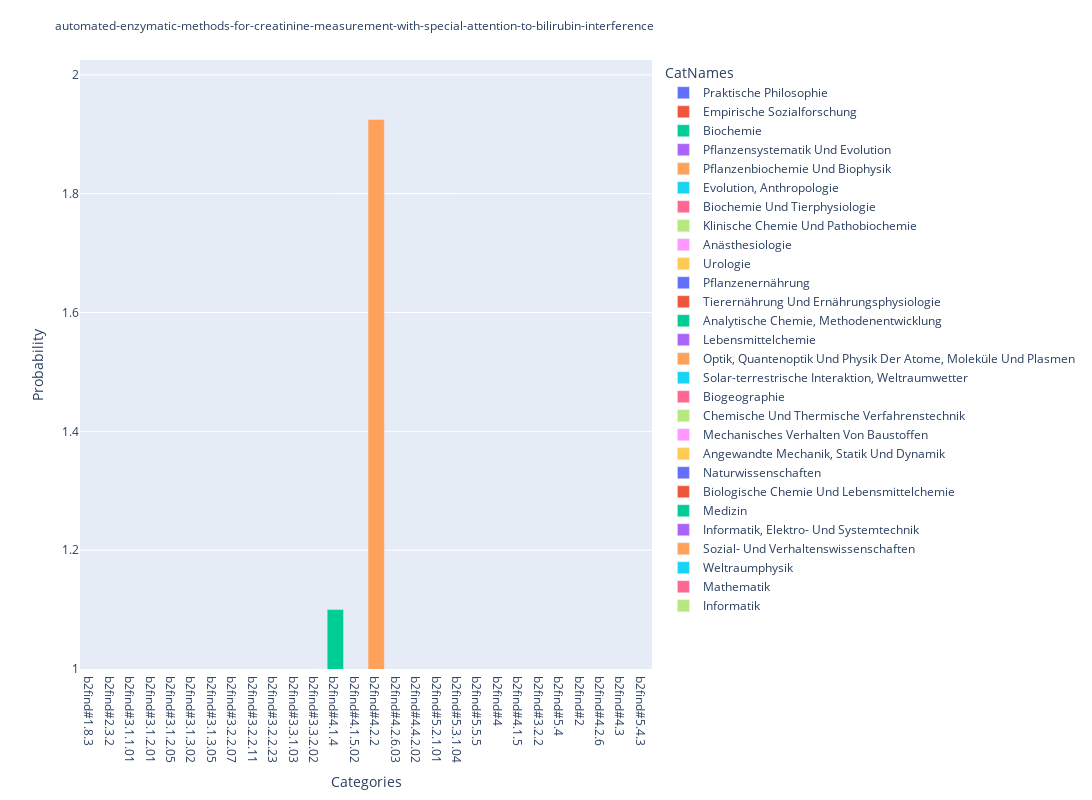

The cell this chart's notebook holds for it:
### Code cell
# PDF Picker
glob = pdfPath.glob('**/*')
pdfs = [(f.stem,f) for f in glob if f.is_file()][:100]
fileSelect = widgets.Dropdown(options=pdfs,description='PDFs:',disabled=False,)
fileSelect.observe(calcEverything)
fileSelect

### Figure 1 — Plotly figure (JSON) as saved in the notebook; plotly's stock layout.template omitted (floating-point values rounded to 4 significant figures)
{"data": [{"alignmentgroup": "True", "hovertemplate": "CatNames=Praktische Philosophie<br>Categories=%{x}<br>Probability=%{y}<extra></extra>", "legendgroup": "Praktische Philosophie", "marker": {"color": "#636efa", "pattern": {"shape": ""}}, "name": "Praktische Philosophie", "offsetgroup": "Praktische Philosophie", "orientation": "v", "showlegend": true, "textposition": "auto", "type": "bar", "x": ["b2find#1.8.3"], "xaxis": "x", "y": [0.0005], "yaxis": "y"}, {"alignmentgroup": "True", "hovertemplate": "CatNames=Empirische Sozialforschung<br>Categories=%{x}<br>Probability=%{y}<extra></extra>", "legendgroup": "Empirische Sozialforschung", "marker": {"color": "#EF553B", "pattern": {"shape": ""}}, "name": "Empirische Sozialforschung", "offsetgroup": "Empirische Sozialforschung", "orientation": "v", "showlegend": true, "textposition": "auto", "type": "bar", "x": ["b2find#2.3.2"], "xaxis": "x", "y": [0.00175], "yaxis": "y"}, {"alignmentgroup": "True", "hovertemplate": "CatNames=Biochemie<br>Categories=%{x}<br>Probability=%{y}<extra></extra>", "legendgroup": "Biochemie", "marker": {"color": "#00cc96", "pattern": {"shape": ""}}, "name": "Biochemie", "offsetgroup": "Biochemie", "orientation": "v", "showlegend": true, "textposition": "auto", "type": "bar", "x": ["b2find#3.1.1.01"], "xaxis": "x", "y": [0.625], "yaxis": "y"}, {"alignmentgroup": "True", "hovertemplate": "CatNames=Pflanzensystematik Und Evolution<br>Categories=%{x}<br>Probability=%{y}<extra></extra>", "legendgroup": "Pflanzensystematik Und Evolution", "marker": {"color": "#ab63fa", "pattern": {"shape": ""}}, "name": "Pflanzensystematik Und Evolution", "offsetgroup": "Pflanzensystematik Und Evolution", "orientation": "v", "showlegend": true, "textposition": "auto", "type": "bar", "x": ["b2find#3.1.2.01"], "xaxis": "x", "y": [0.0625], "yaxis": "y"}, {"alignmentgroup": "True", "hovertemplate": "CatNames=Pflanzenbiochemie Und Biophysik<br>Categories=%{x}<br>Probability=%{y}<extra></extra>", "legendgroup": "Pflanzenbiochemie Und Biophysik", "marker": {"color": "#FFA15A", "pattern": {"shape": ""}}, "name": "Pflanzenbiochemie Und Biophysik", "offsetgroup": "Pflanzenbiochemie Und Biophysik", "orientation": "v", "showlegend": true, "textposition": "auto", "type": "bar", "x": ["b2find#3.1.2.05"], "xaxis": "x", "y": [0.525], "yaxis": "y"}, {"alignmentgroup": "True", "hovertemplate": "CatNames=Evolution, Anthropologie<br>Categories=%{x}<br>Probability=%{y}<extra></extra>", "legendgroup": "Evolution, Anthropologie", "marker": {"color": "#19d3f3", "pattern": {"shape": ""}}, "name": "Evolution, Anthropologie", "offsetgroup": "Evolution, Anthropologie", "orientation": "v", "showlegend": true, "textposition": "auto", "type": "bar", "x": ["b2find#3.1.3.02"], "xaxis": "x", "y": [0.09375], "yaxis": "y"}, {"alignmentgroup": "True", "hovertemplate": "CatNames=Biochemie Und Tierphysiologie<br>Categories=%{x}<br>Probability=%{y}<extra></extra>", "legendgroup": "Biochemie Und Tierphysiologie", "marker": {"color": "#FF6692", "pattern": {"shape": ""}}, "name": "Biochemie Und Tierphysiologie", "offsetgroup": "Biochemie Und Tierphysiologie", "orientation": "v", "showlegend": true, "textposition": "auto", "type": "bar", "x": ["b2find#3.1.3.05"], "xaxis": "x", "y": [0.6], "yaxis": "y"}, {"alignmentgroup": "True", "hovertemplate": "CatNames=Klinische Chemie Und Pathobiochemie<br>Categories=%{x}<br>Probability=%{y}<extra></extra>", "legendgroup": "Klinische Chemie Und Pathobiochemie", "marker": {"color": "#B6E880", "pattern": {"shape": ""}}, "name": "Klinische Chemie Und Pathobiochemie", "offsetgroup": "Klinische Chemie Und Pathobiochemie", "orientation": "v", "showlegend": true, "textposition": "auto", "type": "bar", "x": ["b2find#3.2.2.07"], "xaxis": "x", "y": [0.4062], "yaxis": "y"}, {"alignmentgroup": "True", "hovertemplate": "CatNames=Anästhesiologie<br>Categories=%{x}<br>Probability=%{y}<extra></extra>", "legendgroup": "Anästhesiologie", "marker": {"color": "#FF97FF", "pattern": {"shape": ""}}, "name": "Anästhesiologie", "offsetgroup": "Anästhesiologie", "orientation": "v", "showlegend": true, "textposition": "auto", "type": "bar", "x": ["b2find#3.2.2.11"], "xaxis": "x", "y": [0.275], "yaxis": "y"}, {"alignmentgroup": "True", "hovertemplate": "CatNames=Urologie<br>Categories=%{x}<br>Probability=%{y}<extra></extra>", "legendgroup": "Urologie", "marker": {"color": "#FECB52", "pattern": {"shape": ""}}, "name": "Urologie", "offsetgroup": "Urologie", "orientation": "v", "showlegend": true, "textposition": "auto", "type": "bar", "x": ["b2find#3.2.2.23"], "xaxis": "x", "y": [0.4125], "yaxis": "y"}, {"alignmentgroup": "True", "hovertemplate": "CatNames=Pflanzenernährung<br>Categories=%{x}<br>Probability=%{y}<extra></extra>", "legendgroup": "Pflanzenernährung", "marker": {"color": "#636efa", "pattern": {"shape": ""}}, "name": "Pflanzenernährung", "offsetgroup": "Pflanzenernährung", "orientation": "v", "showlegend": true, "textposition": "auto", "type": "bar", "x": ["b2find#3.3.1.03"], "xaxis": "x", "y": [0.2], "yaxis": "y"}, {"alignmentgroup": "True", "hovertemplate": "CatNames=Tierernährung Und Ernährungsphysiologie<br>Categories=%{x}<br>Probability=%{y}<extra></extra>", "legendgroup": "Tierernährung Und Ernährungsphysiologie", "marker": {"color": "#EF553B", "pattern": {"shape": ""}}, "name": "Tierernährung Und Ernährungsphysiologie", "offsetgroup": "Tierernährung Und Ernährungsphysiologie", "orientation": "v", "showlegend": true, "textposition": "auto", "type": "bar", "x": ["b2find#3.3.2.02"], "xaxis": "x", "y": [1], "yaxis": "y"}, {"alignmentgroup": "True", "hovertemplate": "CatNames=Analytische Chemie, Methodenentwicklung<br>Categories=%{x}<br>Probability=%{y}<extra></extra>", "legendgroup": "Analytische Chemie, Methodenentwicklung", "marker": {"color": "#00cc96", "pattern": {"shape": ""}}, "name": "Analytische Chemie, Methodenentwicklung", "offsetgroup": "Analytische Chemie, Methodenentwicklung", "orientation": "v", "showlegend": true, "textposition": "auto", "type": "bar", "x": ["b2find#4.1.4"], "xaxis": "x", "y": [1.1], "yaxis": "y"}, {"alignmentgroup": "True", "hovertemplate": "CatNames=Lebensmittelchemie<br>Categories=%{x}<br>Probability=%{y}<extra></extra>", "legendgroup": "Lebensmittelchemie", "marker": {"color": "#ab63fa", "pattern": {"shape": ""}}, "name": "Lebensmittelchemie", "offsetgroup": "Lebensmittelchemie", "orientation": "v", "showlegend": true, "textposition": "auto", "type": "bar", "x": ["b2find#4.1.5.02"], "xaxis": "x", "y": [0.675], "yaxis": "y"}, {"alignmentgroup": "True", "hovertemplate": "CatNames=Optik, Quantenoptik Und Physik Der Atome, Moleküle Und Plasmen<br>Categories=%{x}<br>Probability=%{y}<extra></extra>", "legendgroup": "Optik, Quantenoptik Und Physik Der Atome, Moleküle Und Plasmen", "marker": {"color": "#FFA15A", "pattern": {"shape": ""}}, "name": "Optik, Quantenoptik Und Physik Der Atome, Moleküle Und Plasmen", "offsetgroup": "Optik, Quantenoptik Und Physik Der Atome, Moleküle Und Plasmen", "orientation": "v", "showlegend": true, "textposition": "auto", "type": "bar", "x": ["b2find#4.2.2"], "xaxis": "x", "y": [1.925], "yaxis": "y"}, {"alignmentgroup": "True", "hovertemplate": "CatNames=Solar-terrestrische Interaktion, Weltraumwetter<br>Categories=%{x}<br>Probability=%{y}<extra></extra>", "legendgroup": "Solar-terrestrische Interaktion, Weltraumwetter", "marker": {"color": "#19d3f3", "pattern": {"shape": ""}}, "name": "Solar-terrestrische Interaktion, Weltraumwetter", "offsetgroup": "Solar-terrestrische Interaktion, Weltraumwetter", "orientation": "v", "showlegend": true, "textposition": "auto", "type": "bar", "x": ["b2find#4.2.6.03"], "xaxis": "x", "y": [0.05625], "yaxis": "y"}, {"alignmentgroup": "True", "hovertemplate": "CatNames=Biogeographie<br>Categories=%{x}<br>Probability=%{y}<extra></extra>", "legendgroup": "Biogeographie", "marker": {"color": "#FF6692", "pattern": {"shape": ""}}, "name": "Biogeographie", "offsetgroup": "Biogeographie", "orientation": "v", "showlegend": true, "textposition": "auto", "type": "bar", "x": ["b2find#4.4.2.02"], "xaxis": "x", "y": [0.1062], "yaxis": "y"}, {"alignmentgroup": "True", "hovertemplate": "CatNames=Chemische Und Thermische Verfahrenstechnik<br>Categories=%{x}<br>Probability=%{y}<extra></extra>", "legendgroup": "Chemische Und Thermische Verfahrenstechnik", "marker": {"color": "#B6E880", "pattern": {"shape": ""}}, "name": "Chemische Und Thermische Verfahrenstechnik", "offsetgroup": "Chemische Und Thermische Verfahrenstechnik", "orientation": "v", "showlegend": true, "textposition": "auto", "type": "bar", "x": ["b2find#5.2.1.01"], "xaxis": "x", "y": [0.1062], "yaxis": "y"}, {"alignmentgroup": "True", "hovertemplate": "CatNames=Mechanisches Verhalten Von Baustoffen<br>Categories=%{x}<br>Probability=%{y}<extra></extra>", "legendgroup": "Mechanisches Verhalten Von Baustoffen", "marker": {"color": "#FF97FF", "pattern": {"shape": ""}}, "name": "Mechanisches Verhalten Von Baustoffen", "offsetgroup": "Mechanisches Verhalten Von Baustoffen", "orientation": "v", "showlegend": true, "textposition": "auto", "type": "bar", "x": ["b2find#5.3.1.04"], "xaxis": "x", "y": [0.7875], "yaxis": "y"}, {"alignmentgroup": "True", "hovertemplate": "CatNames=Angewandte Mechanik, Statik Und Dynamik<br>Categories=%{x}<br>Probability=%{y}<extra></extra>", "legendgroup": "Angewandte Mechanik, Statik Und Dynamik", "marker": {"color": "#FECB52", "pattern": {"shape": ""}}, "name": "Angewandte Mechanik, Statik Und Dynamik", "offsetgroup": "Angewandte Mechanik, Statik Und Dynamik", "orientation": "v", "showlegend": true, "textposition": "auto", "type": "bar", "x": ["b2find#5.5.5"], "xaxis": "x", "y": [0.275], "yaxis": "y"}, {"alignmentgroup": "True", "hovertemplate": "CatNames=Naturwissenschaften<br>Categories=%{x}<br>Probability=%{y}<extra></extra>", "legendgroup": "Naturwissenschaften", "marker": {"color": "#636efa", "pattern": {"shape": ""}}, "name": "Naturwissenschaften", "offsetgroup": "Naturwissenschaften", "orientation": "v", "showlegend": true, "textposition": "auto", "type": "bar", "x": ["b2find#4"], "xaxis": "x", "y": [0.4312], "yaxis": "y"}, {"alignmentgroup": "True", "hovertemplate": "CatNames=Biologische Chemie Und Lebensmittelchemie<br>Categories=%{x}<br>Probability=%{y}<extra></extra>", "legendgroup": "Biologische Chemie Und Lebensmittelchemie", "marker": {"color": "#EF553B", "pattern": {"shape": ""}}, "name": "Biologische Chemie Und Lebensmittelchemie", "offsetgroup": "Biologische Chemie Und Lebensmittelchemie", "orientation": "v", "showlegend": true, "textposition": "auto", "type": "bar", "x": ["b2find#4.1.5"], "xaxis": "x", "y": [0.51], "yaxis": "y"}, {"alignmentgroup": "True", "hovertemplate": "CatNames=Medizin<br>Categories=%{x}<br>Probability=%{y}<extra></extra>", "legendgroup": "Medizin", "marker": {"color": "#00cc96", "pattern": {"shape": ""}}, "name": "Medizin", "offsetgroup": "Medizin", "orientation": "v", "showlegend": true, "textposition": "auto", "type": "bar", "x": ["b2find#3.2.2"], "xaxis": "x", "y": [0.7125], "yaxis": "y"}, {"alignmentgroup": "True", "hovertemplate": "CatNames=Informatik, Elektro- Und Systemtechnik<br>Categories=%{x}<br>Probability=%{y}<extra></extra>", "legendgroup": "Informatik, Elektro- Und Systemtechnik", "marker": {"color": "#ab63fa", "pattern": {"shape": ""}}, "name": "Informatik, Elektro- Und Systemtechnik", "offsetgroup": "Informatik, Elektro- Und Systemtechnik", "orientation": "v", "showlegend": true, "textposition": "auto", "type": "bar", "x": ["b2find#5.4"], "xaxis": "x", "y": [0.1], "yaxis": "y"}, {"alignmentgroup": "True", "hovertemplate": "CatNames=Sozial- Und Verhaltenswissenschaften<br>Categories=%{x}<br>Probability=%{y}<extra></extra>", "legendgroup": "Sozial- Und Verhaltenswissenschaften", "marker": {"color": "#FFA15A", "pattern": {"shape": ""}}, "name": "Sozial- Und Verhaltenswissenschaften", "offsetgroup": "Sozial- Und Verhaltenswissenschaften", "orientation": "v", "showlegend": true, "textposition": "auto", "type": "bar", "x": ["b2find#2"], "xaxis": "x", "y": [0.1125], "yaxis": "y"}, {"alignmentgroup": "True", "hovertemplate": "CatNames=Weltraumphysik<br>Categories=%{x}<br>Probability=%{y}<extra></extra>", "legendgroup": "Weltraumphysik", "marker": {"color": "#19d3f3", "pattern": {"shape": ""}}, "name": "Weltraumphysik", "offsetgroup": "Weltraumphysik", "orientation": "v", "showlegend": true, "textposition": "auto", "type": "bar", "x": ["b2find#4.2.6"], "xaxis": "x", "y": [0.08125], "yaxis": "y"}, {"alignmentgroup": "True", "hovertemplate": "CatNames=Mathematik<br>Categories=%{x}<br>Probability=%{y}<extra></extra>", "legendgroup": "Mathematik", "marker": {"color": "#FF6692", "pattern": {"shape": ""}}, "name": "Mathematik", "offsetgroup": "Mathematik", "orientation": "v", "showlegend": true, "textposition": "auto", "type": "bar", "x": ["b2find#4.3"], "xaxis": "x", "y": [0.0875], "yaxis": "y"}, {"alignmentgroup": "True", "hovertemplate": "CatNames=Informatik<br>Categories=%{x}<br>Probability=%{y}<extra></extra>", "legendgroup": "Informatik", "marker": {"color": "#B6E880", "pattern": {"shape": ""}}, "name": "Informatik", "offsetgroup": "Informatik", "orientation": "v", "showlegend": true, "textposition": "auto", "type": "bar", "x": ["b2find#5.4.3"], "xaxis": "x", "y": [0.1125], "yaxis": "y"}], "layout": {"annotations": [{"align": "left", "bordercolor": "white", "borderwidth": 1, "hovertext": "User Keywords", "showarrow": false, "text": "", "x": 1.2, "xanchor": "right", "xref": "paper", "y": 0, "yanchor": "bottom", "yref": "paper"}, {"align": "left", "bordercolor": "white", "borderwidth": 1, "hovertext": "Dewey Categories", "showarrow": false, "text": "", "x": 1.5, "xanchor": "right", "xref": "paper", "y": 0, "yanchor": "bottom", "yref": "paper"}], "barmode": "relative", "height": 800, "legend": {"title": {"text": "CatNames"}, "tracegroupgap": 0}, "margin": {"t": 60}, "title": {"font": {"size": 12}, "text": "automated-enzymatic-methods-for-creatinine-measurement-with-special-attention-to-bilirubin-interference"}, "width": 1600, "xaxis": {"anchor": "y", "domain": [0, 1], "title": {"text": "Categories"}}, "yaxis": {"anchor": "x", "domain": [0, 1], "range": [1, 2.025], "title": {"text": "Probability"}}}}
